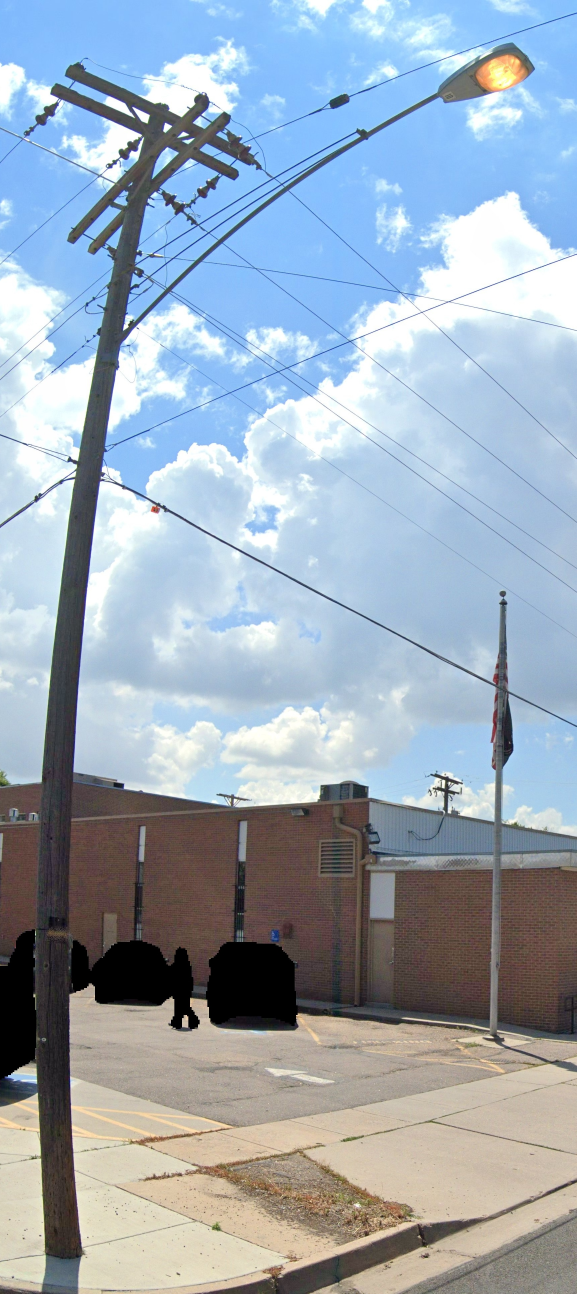
#> input picture street_view_insights/notebooks/Identify_lamp_make_model_from_RAG/data/test_dataset/o1_8db6de0ca7cd132513471b2d8c7fd44c_00250082.jpg, 1730 x 3881 px (shown at 1/3 size)
$ python -i images.py   (imports and definitions only)
#> lines starting #> are read from the running program, lines starting #| are printed output that depends on the picture
### street_view_insights/panoramic/svi_geo/svi_geo/data.py
"""Guarded BigQuery access to the Street View Insights pano views, plus GCS path derivation.

Rules enforced here:
* Only `pano_observations_latest` / `pano_observations_all` of an allow-listed dataset
  (`imagery_insights___us`, plus `$SVI_ALLOWED_DATASETS`) in any project may be queried.
* Every query is dry-run first (no cache) and refused above `max_bytes` (<= 2 GB); the real
  run sets `maximum_bytes_billed`.
* SQL must be parameterised (`@name` + ScalarQueryParameter); `{`/`}` are rejected so
  f-string-built SQL cannot slip through.
* `gcs_uri` is never selected with the metadata: selecting it costs ~1.9 GB on these views.
  The URI is derived from `gs://<bucket>/<snapshot_id>/v0/<observation_id>.jpg`.
"""

from __future__ import annotations

import datetime as dt
import hashlib
import json
import os
import re
import time
from collections.abc import Callable, Mapping, Sequence
from pathlib import Path
from typing import Any

import numpy as np
import pandas as pd
from google.cloud import bigquery

from svi_geo import rosette

PROJECT = "imagery-insights-sandbox"
DATASET = "imagery_insights___us"
PANO_LATEST = f"{PROJECT}.{DATASET}.pano_observations_latest"
PANO_ALL = f"{PROJECT}.{DATASET}.pano_observations_all"
SNAP_TABLE = f"{PROJECT}.{DATASET}.snapshots"
CROPPED_ASSETS_LATEST = f"{PROJECT}.{DATASET}.cropped_assets_latest"
FULL_FRAME_ASSETS_LATEST = f"{PROJECT}.{DATASET}.full_frame_assets_latest"
FORBIDDEN_MARKERS = (
    "full_frame_observations",
    "cropped_observations",
    "all_observations",
    "all_assets",
)
PANO_VIEWS = (
    "pano_observations_latest",
    "pano_observations_all",
    "snapshots",
    "cropped_assets_latest",
    "full_frame_assets_latest",
)
ALLOWED_TABLES = frozenset(
    {
        PANO_LATEST,
        PANO_ALL,
        SNAP_TABLE,
        CROPPED_ASSETS_LATEST,
        FULL_FRAME_ASSETS_LATEST,
    }
)
HARD_MAX_BYTES = 2_000_000_000
MAX_UNNEST_POINTS = 5000
BYTES_MANIFEST_PATH = Path(__file__).resolve().parent.parent / "data" / "bytes_manifest.json"
TEMPLATE_CEILINGS_BYTES: dict[str, int] = {
    "rosette_sql": 1_950_000_000,
    "rosette_target_sql": 1_950_000_000,
    "snapshot_catalog_sql": 1_000_000,
    "cluster_points_sql": 0,
    "repeat_pairs_sql": 1_450_000_000,
    "coverage_sql": 1_100_000_000,
    "tracks_sql": 1_500_000_000,
    "multi_aoi_sql": 1_750_000_000,
    "assets_in_aoi_sql": 100_000_000,
    "skill_coords_sql": 1_850_000_000,
    "skill_id_sql": 1_850_000_000,
}
# Imagery Insights datasets whose pano views may be queried. Extend with the comma-separated
# environment variable SVI_ALLOWED_DATASETS (e.g. a dataset linked in another region).
DEFAULT_ALLOWED_DATASETS = (DATASET,)
_IDENT_RE = re.compile(r"^[A-Za-z0-9][A-Za-z0-9_\-]*$")


def allowed_datasets(env: Mapping[str, str] | None = None) -> tuple[str, ...]:
    """DEFAULT_ALLOWED_DATASETS plus the validated names in $SVI_ALLOWED_DATASETS."""
    env = os.environ if env is None else env
    extra = [d.strip() for d in env.get("SVI_ALLOWED_DATASETS", "").split(",") if d.strip()]
    for d in extra:
        if not _IDENT_RE.match(d):
            raise ValueError(f"invalid dataset in SVI_ALLOWED_DATASETS: {d!r}")
    return tuple(dict.fromkeys([*DEFAULT_ALLOWED_DATASETS, *extra]))


class QueryTooExpensive(RuntimeError):
    """Dry run exceeded the byte cap; the real query was not executed."""


class DisallowedTable(ValueError):
    """SQL referenced a table outside the pano allow-list."""


class UnsafeSql(ValueError):
    """SQL looks string-formatted (contains braces)."""


def is_pano_table(name: str, datasets: Sequence[str] | None = None) -> bool:
    """True for `<project>.<dataset>.<view>` with an allow-listed dataset and view."""
    datasets = allowed_datasets() if datasets is None else datasets
#> further down, picture is the input picture: shape (3881, 1730, 3); mean B, G, R 183.1, 169.7, 156
    parts = (name or "").split(".")
    return (
        len(parts) == 3
        and bool(_IDENT_RE.match(parts[0]))
        and parts[1] in datasets
        and parts[2] in PANO_VIEWS
    )


# [26 lines left out: functions pano_table, pano_tables, not called in this run]


_TABLE_TOKEN = re.compile(r"`([^`]+)`|\b(?:FROM|JOIN)\s+([A-Za-z0-9_\-]+\.[A-Za-z0-9_\-.]+)", re.I)


# [47 lines left out: functions referenced_tables, assert_allowed_table, _param, not called in this run]


QueryParam = bigquery.ScalarQueryParameter | bigquery.ArrayQueryParameter
Params = Mapping[str, Any] | Sequence[QueryParam]


# [57 lines left out: functions build_params, aoi_array_param, named_aoi_array_param, _param_key, not called in this run]


class QueryRunner:
    """Dry-run-first, byte-capped, allow-listed BigQuery runner."""

    # [159 lines left out: functions __init__, dry_run, run, last_cost, _cache_file, _check, not called in this run]


# --------------------------------------------------------------------------- Canonical SQL (§2)

_ROSETTE_SQL_TEMPLATE = """
WITH frames AS (
  SELECT capture_id, pano_id, snapshot_id, capture_time, map_url,
         ST_GEOGPOINT(capture_location.longitude, capture_location.latitude) AS geog,
         CAST(REGEXP_EXTRACT(observation_id, r'_(\\d)(?::|$)') AS INT64) AS k,
         observation_id,
         camera_pose.heading AS heading, camera_pose.pitch AS pitch, camera_pose.roll AS roll,
         camera_pose.altitude AS cam_alt,
         camera_pose.latitude AS cam_lat, camera_pose.longitude AS cam_lng
  FROM `__TABLE__`
  WHERE ST_DWITHIN(ST_GEOGPOINT(capture_location.longitude, capture_location.latitude),
                   ST_GEOGPOINT(@lng, @lat), @radius_m)
    AND (@snapshot_id IS NULL OR snapshot_id = @snapshot_id)
    AND (@include_unpublished OR pano_id IS NOT NULL)
    AND (@t_start IS NULL OR capture_time >= @t_start)
    AND (@t_end IS NULL OR capture_time < @t_end)
),
rosettes AS (
  SELECT capture_id, snapshot_id,
         ANY_VALUE(pano_id) AS pano_id, MIN(capture_time) AS capture_time,
         ANY_VALUE(geog) AS geog, ANY_VALUE(map_url) AS map_url, ANY_VALUE(cam_alt) AS cam_alt,
         ARRAY_AGG(STRUCT(k, observation_id, heading, pitch, roll, cam_lat, cam_lng) ORDER BY k) AS cams,
         COUNT(*) AS n_frames
  FROM frames GROUP BY capture_id, snapshot_id
),
seq AS (
  SELECT *, LAG(geog) OVER w AS g_prev, LAG(capture_time) OVER w AS t_prev, LEAD(geog) OVER w AS g_next
  FROM rosettes WINDOW w AS (PARTITION BY snapshot_id ORDER BY capture_time, capture_id)
),
brk AS (
  SELECT *, IF(g_prev IS NULL OR TIMESTAMP_DIFF(capture_time, t_prev, MILLISECOND) > @max_dt_ms
                OR ST_DISTANCE(geog, g_prev) > @max_step_m, 1, 0) AS is_break,
         ST_AZIMUTH(geog, g_next) AS az_next, ST_AZIMUTH(g_prev, geog) AS az_prev
  FROM seq
),
isl AS (
  SELECT *, CONCAT(SUBSTR(snapshot_id, 1, 8), '_', CAST(SUM(is_break) OVER
              (PARTITION BY snapshot_id ORDER BY capture_time, capture_id) AS STRING)) AS seq_id
  FROM brk
)
SELECT capture_id, pano_id, snapshot_id, capture_time, map_url, cam_alt, n_frames, cams,
       ST_Y(geog) AS lat, ST_X(geog) AS lng, ST_ASTEXT(geog) AS wkt, seq_id,
       ROW_NUMBER() OVER (PARTITION BY seq_id ORDER BY capture_time, capture_id) AS seq_idx,
       IF(is_break = 1, NULL, ST_DISTANCE(geog, g_prev)) AS step_m,
       SUM(IF(is_break = 1, 0, ST_DISTANCE(geog, g_prev))) OVER (PARTITION BY seq_id ORDER BY capture_time, capture_id) AS cum_m,
       MOD(CAST(ROUND(COALESCE(az_next, az_prev) * 180 / ACOS(-1)) AS INT64) + 360, 360) AS travel_deg,
       ST_GEOHASH(geog, 7) AS gh7__TARGET_COLS__
FROM isl ORDER BY snapshot_id, capture_time, capture_id
"""

_ROSETTE_TARGET_COLS = """,
       ST_DISTANCE(geog, ST_GEOGPOINT(COALESCE(@tlng, @lng), COALESCE(@tlat, @lat))) AS target_dist_m,
       ROUND(ST_AZIMUTH(geog, ST_GEOGPOINT(COALESCE(@tlng, @lng), COALESCE(@tlat, @lat))) * 180 / ACOS(-1), 3) AS target_bearing_deg,
       (SELECT AS STRUCT c.k, c.observation_id, c.heading,
               ABS(MOD(CAST(ROUND(c.heading - (ST_AZIMUTH(geog, ST_GEOGPOINT(COALESCE(@tlng, @lng), COALESCE(@tlat, @lat))) * 180 / ACOS(-1))) AS INT64) + 540, 360) - 180) AS off_axis_deg
        FROM UNNEST(cams) AS c WHERE c.k < 6 ORDER BY off_axis_deg LIMIT 1) AS best_cam"""


def rosette_sql(table: str = PANO_LATEST, *, include_target: bool = False) -> str:
    """Canonical capture_id-keyed rosette query with SQL-side sequences, bearings and cams."""
    if not is_pano_table(table):
        raise DisallowedTable(table)
    target_cols = _ROSETTE_TARGET_COLS if include_target else ""
    return _ROSETTE_SQL_TEMPLATE.replace("__TABLE__", table).replace("__TARGET_COLS__", target_cols)


ROSETTE_SQL = rosette_sql(PANO_LATEST)


# [31 lines left out: function rosette_params, not called in this run]


_SNAPSHOT_CATALOG_TEMPLATE = """
SELECT snapshot_id, subscription_id, creation_time,
       TIMESTAMP_ADD(creation_time, INTERVAL 35 DAY) AS expires_about,
       ARRAY_TO_STRING(product_types, ',') AS tiers
FROM `__TABLE__`
WHERE 'SV_PANO' IN UNNEST(product_types)
ORDER BY creation_time DESC
"""


# [63 lines left out: functions snapshot_catalog_sql, summarize_snapshots, not called in this run]


_CLUSTER_POINTS_SQL = """
SELECT p.entity_id, p.cls, p.lat, p.lng,
       ST_CLUSTERDBSCAN(ST_GEOGPOINT(p.lng, p.lat), @eps_m, @min_pts) OVER (PARTITION BY p.cls) AS cluster_id
FROM UNNEST(@points) AS p
ORDER BY p.cls, cluster_id, p.entity_id
"""


def cluster_points_sql() -> str:
    """Table-free ST_CLUSTERDBSCAN query over UNNEST(@points) (0 bytes scanned)."""
    return _CLUSTER_POINTS_SQL


# [24 lines left out: function cluster_points_params, not called in this run]


_REPEAT_PAIRS_TEMPLATE = """
WITH p AS (
  SELECT capture_id, snapshot_id, MIN(capture_time) AS t, DATE(MIN(capture_time)) AS d,
         ANY_VALUE(ST_GEOGPOINT(capture_location.longitude, capture_location.latitude)) AS g
  FROM `__TABLE__`
  WHERE ST_DWITHIN(ST_GEOGPOINT(capture_location.longitude, capture_location.latitude),
                   ST_GEOGPOINT(@lng, @lat), @radius_m)
  GROUP BY capture_id, snapshot_id
),
pairs AS (
  SELECT a.capture_id AS a_id, b.capture_id AS b_id,
         a.snapshot_id AS a_snapshot_id, b.snapshot_id AS b_snapshot_id,
         a.d AS a_day, b.d AS b_day,
         ST_DISTANCE(a.g, b.g) AS sep_m, DATE_DIFF(b.d, a.d, DAY) AS days_apart,
         ROW_NUMBER() OVER (PARTITION BY a.capture_id, b.d ORDER BY ST_DISTANCE(a.g, b.g)) AS rn
  FROM p AS a JOIN p AS b
    ON a.d < b.d AND ST_DWITHIN(a.g, b.g, @pair_m)
)
SELECT a_id, b_id, a_snapshot_id, b_snapshot_id, a_day, b_day, days_apart, sep_m
FROM pairs WHERE rn = 1
ORDER BY a_day, b_day, sep_m
"""


# [20 lines left out: functions repeat_pairs_sql, repeat_pairs_params, not called in this run]


_COVERAGE_TEMPLATE = """
WITH p AS (
  SELECT capture_id, MIN(capture_time) AS t,
         ANY_VALUE(ST_GEOGPOINT(capture_location.longitude, capture_location.latitude)) AS g
  FROM `__TABLE__`
  WHERE capture_location.latitude BETWEEN @lat_min AND @lat_max
    AND capture_location.longitude BETWEEN @lng_min AND @lng_max
  GROUP BY capture_id
)
SELECT ST_GEOHASH(g, 6) AS gh6, COUNT(*) AS rosettes, COUNT(DISTINCT DATE(t)) AS capture_days,
       MIN(t) AS t_min, MAX(t) AS t_max, ST_ASTEXT(ST_CENTROID_AGG(g)) AS centroid_wkt
FROM p GROUP BY gh6 HAVING rosettes >= @min_rosettes
ORDER BY capture_days DESC, rosettes DESC LIMIT 200
"""


# [22 lines left out: functions coverage_sql, coverage_params, not called in this run]


_TRACKS_TEMPLATE = """
WITH rosettes AS (
  SELECT capture_id, snapshot_id,
         ANY_VALUE(pano_id) AS pano_id, MIN(capture_time) AS capture_time,
         ANY_VALUE(ST_GEOGPOINT(capture_location.longitude, capture_location.latitude)) AS geog
  FROM `__TABLE__`
  WHERE ST_DWITHIN(ST_GEOGPOINT(capture_location.longitude, capture_location.latitude),
                   ST_GEOGPOINT(@lng, @lat), @radius_m)
    AND (@include_unpublished OR pano_id IS NOT NULL)
  GROUP BY capture_id, snapshot_id
),
seq AS (
  SELECT *, LAG(geog) OVER w AS g_prev, LAG(capture_time) OVER w AS t_prev
  FROM rosettes WINDOW w AS (PARTITION BY snapshot_id ORDER BY capture_time, capture_id)
),
brk AS (
  SELECT *, IF(g_prev IS NULL OR TIMESTAMP_DIFF(capture_time, t_prev, MILLISECOND) > @max_dt_ms
                OR ST_DISTANCE(geog, g_prev) > @max_step_m, 1, 0) AS is_break
  FROM seq
),
isl AS (
  SELECT *, CONCAT(SUBSTR(snapshot_id, 1, 8), '_', CAST(SUM(is_break) OVER
              (PARTITION BY snapshot_id ORDER BY capture_time, capture_id) AS STRING)) AS seq_id
  FROM brk
)
SELECT seq_id, COUNT(*) AS n_rosettes, COUNTIF(pano_id IS NULL) AS n_null_pano_id,
       MIN(capture_time) AS t0, DATE(MIN(capture_time)) AS capture_day,
       ST_LENGTH(ST_MAKELINE(ARRAY_AGG(geog ORDER BY capture_time, capture_id))) AS len_m,
       ST_ASGEOJSON(ST_MAKELINE(ARRAY_AGG(geog ORDER BY capture_time, capture_id))) AS track_geojson
FROM isl GROUP BY seq_id HAVING n_rosettes >= 2 ORDER BY n_rosettes DESC
"""


# [24 lines left out: functions tracks_sql, tracks_params, not called in this run]


_MULTI_AOI_ROSETTE_TEMPLATE = """
WITH frames AS (
  SELECT capture_id, pano_id, snapshot_id, capture_time, observation_id,
         ST_GEOGPOINT(capture_location.longitude, capture_location.latitude) AS geog,
         CAST(REGEXP_EXTRACT(observation_id, r'_(\\d)(?::|$)') AS INT64) AS k,
         camera_pose.heading AS heading, camera_pose.pitch AS pitch, camera_pose.roll AS roll,
         camera_pose.altitude AS cam_alt,
         camera_pose.latitude AS cam_lat, camera_pose.longitude AS cam_lng,
         (SELECT a.name FROM UNNEST(@aois) AS a
          WHERE ST_DWITHIN(ST_GEOGPOINT(capture_location.longitude, capture_location.latitude),
                           ST_GEOGPOINT(a.lng, a.lat), @radius_m) LIMIT 1) AS aoi
  FROM `__TABLE__`
  WHERE (@include_unpublished OR pano_id IS NOT NULL)
)
SELECT aoi, capture_id, ANY_VALUE(pano_id) AS pano_id, snapshot_id, MIN(capture_time) AS capture_time,
       ANY_VALUE(cam_alt) AS cam_alt,
       ST_Y(ANY_VALUE(geog)) AS lat, ST_X(ANY_VALUE(geog)) AS lng,
       ST_ASTEXT(ANY_VALUE(geog)) AS wkt,
       ST_GEOHASH(ANY_VALUE(geog), 7) AS gh7,
       ARRAY_AGG(STRUCT(k, observation_id, heading, pitch, roll, cam_lat, cam_lng) ORDER BY k) AS cams
FROM frames WHERE aoi IS NOT NULL
GROUP BY aoi, capture_id, snapshot_id
"""


# [18 lines left out: functions multi_aoi_sql, multi_aoi_rosette_params, not called in this run]


_ASSETS_IN_AOI_TEMPLATE = """
SELECT asset_id, asset_type, location.latitude AS lat, location.longitude AS lng, detection_time,
       ST_ASTEXT(ST_GEOGPOINT(location.longitude, location.latitude)) AS wkt,
       ST_DISTANCE(ST_GEOGPOINT(location.longitude, location.latitude), ST_GEOGPOINT(@lng, @lat)) AS dist_m
FROM `__TABLE__`
WHERE ST_DWITHIN(ST_GEOGPOINT(location.longitude, location.latitude), ST_GEOGPOINT(@lng, @lat), @radius_m)
ORDER BY dist_m
"""


# [15 lines left out: functions assets_in_aoi_sql, assets_in_aoi_params, not called in this run]


_SKILL_FIELDS = """
  capture_id, pano_id, observation_id, snapshot_id, capture_time,
  capture_location.latitude AS lat, capture_location.longitude AS lng,
  camera_pose.heading AS heading, camera_pose.pitch AS pitch, camera_pose.roll AS roll"""

_SKILL_COORDS_TEMPLATE = (
    "SELECT"
    + _SKILL_FIELDS
    + """
FROM `__TABLE__`
WHERE ST_DWITHIN(ST_GEOGPOINT(capture_location.longitude, capture_location.latitude),
                 ST_GEOGPOINT(@lng, @lat), @radius_m)
"""
)

_SKILL_ID_TEMPLATE = (
    """WITH hit AS (
  SELECT capture_location.latitude AS lat, capture_location.longitude AS lng
  FROM `__TABLE__`
  WHERE observation_id = @id OR capture_id = @id OR pano_id = @id
  LIMIT 1
)
SELECT hit.lat AS hit_lat, hit.lng AS hit_lng,"""
    + _SKILL_FIELDS
    + """
FROM `__TABLE__`, hit
WHERE ST_DWITHIN(ST_GEOGPOINT(capture_location.longitude, capture_location.latitude),
                 ST_GEOGPOINT(hit.lng, hit.lat), @radius_m)
"""
)


# [118 lines left out: functions skill_coords_sql, skill_id_sql, compute_bytes_manifest, not called in this run]


# --------------------------------------------------------------------------- Legacy frame SQL

_PANO_META_TEMPLATE = """
SELECT
  capture_id,
  pano_id,
  observation_id,
  snapshot_id,
  capture_time,
  capture_location.latitude AS lat,
  capture_location.longitude AS lng,
  camera_pose.heading AS heading,
  camera_pose.pitch AS pitch,
  camera_pose.roll AS roll,
  camera_pose.latitude AS cam_lat,
  camera_pose.longitude AS cam_lng,
  camera_pose.altitude AS cam_alt
FROM `__TABLE__`
WHERE (@include_unpublished OR pano_id IS NOT NULL)
  AND (@snapshot_id IS NULL OR snapshot_id = @snapshot_id)
  AND (@radius_m IS NULL OR ST_DWITHIN(
        ST_GEOGPOINT(capture_location.longitude, capture_location.latitude),
        ST_GEOGPOINT(@lng, @lat), @radius_m))
  AND (@sample_mod IS NULL OR MOD(ABS(FARM_FINGERPRINT(COALESCE(capture_id, pano_id, observation_id))), @sample_mod) = @sample_rem)
  AND (@t_start IS NULL OR capture_time >= @t_start)
  AND (@t_end IS NULL OR capture_time < @t_end)
"""


def pano_meta_sql(table: str = PANO_LATEST) -> str:
    """Metadata-only pano query (no gcs_uri) for an allow-listed table."""
    if not is_pano_table(table):
        raise DisallowedTable(table)
    return _PANO_META_TEMPLATE.replace("__TABLE__", table)


PANO_META_SQL = pano_meta_sql(PANO_LATEST)


# [24 lines left out: function pano_meta_params, not called in this run]


_MULTI_AOI_TEMPLATE = """
SELECT
  capture_id,
  pano_id,
  observation_id,
  snapshot_id,
  capture_time,
  capture_location.latitude AS lat,
  capture_location.longitude AS lng,
  camera_pose.heading AS heading,
  camera_pose.pitch AS pitch,
  camera_pose.roll AS roll,
  camera_pose.latitude AS cam_lat,
  camera_pose.longitude AS cam_lng,
  camera_pose.altitude AS cam_alt
FROM `__TABLE__`
WHERE (@include_unpublished OR pano_id IS NOT NULL)
  AND EXISTS (
    SELECT 1 FROM UNNEST(@aois) AS a
    WHERE ST_DWITHIN(
      ST_GEOGPOINT(capture_location.longitude, capture_location.latitude),
      ST_GEOGPOINT(a.lng, a.lat), @radius_m))
"""


# [36 lines left out: functions multi_aoi_meta_sql, multi_aoi_params, assign_nearest_aoi, not called in this run]


# --------------------------------------------------------------------------- GCS paths

DEFAULT_QUERY_CACHE = Path.home() / ".cache" / "svi_geo" / "bq"


# [155 lines left out: functions gcs_uri_for, split_gcs_uri, ensure_capture_id, frames_from_rosettes, normalize_frames, panos_from_frames, not called in this run]


rosettes_from_frames = panos_from_frames


# [60 lines left out: functions attach_target_framing, select_by_spacing, not called in this run]


def make_bigquery_client(project: str = PROJECT, credentials: Any = None) -> bigquery.Client:
    return bigquery.Client(project=project, credentials=credentials)

### street_view_insights/panoramic/svi_geo/svi_geo/images.py
"""Frame download + decoding helpers (user credentials, optional short-lived disk cache).

Frames are always downloaded with the caller's own credentials (`download_as_bytes`) and
later sent to Gemini inline; nothing here grants or relies on service-agent bucket access.
"""

from __future__ import annotations

import hashlib
import os
import time
from collections.abc import Callable
from concurrent.futures import ThreadPoolExecutor
from pathlib import Path
from typing import Any, Protocol

import cv2
import numpy as np
from google.api_core import exceptions as gexc

from svi_geo.data import split_gcs_uri

DEFAULT_FRAME_CACHE = Path.home() / ".cache" / "svi_geo" / "frames"
# Frames are licensed imagery: a local copy is only a short-lived working cache.
DEFAULT_CACHE_TTL_S = 86_400

_TRANSIENT = (
    gexc.ServiceUnavailable,
    gexc.TooManyRequests,
    gexc.InternalServerError,
    gexc.GatewayTimeout,
    # Observed spuriously when many threads refresh a gcloud-token credential at once.
    gexc.Unauthorized,
    ConnectionError,
    TimeoutError,
)


# [6 lines left out: function is_transient, not called in this run]


class ImageFetcher(Protocol):
    def fetch(self, uri: str) -> bytes: ...


class GcsImageFetcher:
    """Download `gs://` objects as bytes with the user's credentials.

    Disk caching is opt-in (`cache_dir`, e.g. `DEFAULT_FRAME_CACHE`). A cached frame older
    than `cache_ttl_s` is downloaded again, and `purge_expired()` deletes stale files."""

    # [30 lines left out: functions __init__, _cache_path, cached_content_hash, not called in this run]

    def _fresh(self, path: Path) -> bool:
        return self._clock() - path.stat().st_mtime <= self.cache_ttl_s

    # [53 lines left out: functions purge_expired, fetch, iter_fetch_many, fetch_many, not called in this run]

    def exists(self, uri: str) -> bool:
        bucket, name = split_gcs_uri(uri)
        return bool(self.client.bucket(bucket).blob(name).exists())


_REDUCED = {
    (0.5, False): cv2.IMREAD_REDUCED_COLOR_2,
    (0.5, True): cv2.IMREAD_REDUCED_GRAYSCALE_2,
    (0.25, False): cv2.IMREAD_REDUCED_COLOR_4,
    (0.25, True): cv2.IMREAD_REDUCED_GRAYSCALE_4,
}


# [36 lines left out: functions decode_scale_for_view, decode, not called in this run]


def clahe_lab(img: np.ndarray, clip: float = 2.0, tile: int = 8) -> np.ndarray:
    """Apply CLAHE on the L channel of CIE Lab (or directly on a grayscale image)."""
#> called with clip = 2, tile = 8
    arr = np.asarray(img, dtype=np.uint8)
    clahe = cv2.createCLAHE(clipLimit=float(clip), tileGridSize=(int(tile), int(tile)))
    if arr.ndim == 2:
        return clahe.apply(arr)
    lab = cv2.cvtColor(arr, cv2.COLOR_BGR2LAB)
#> lab: shape (3881, 1730, 3); mean of channels 0, 1, 2 174, 127.4, 120.2
    l_ch, a_ch, b_ch = cv2.split(lab)
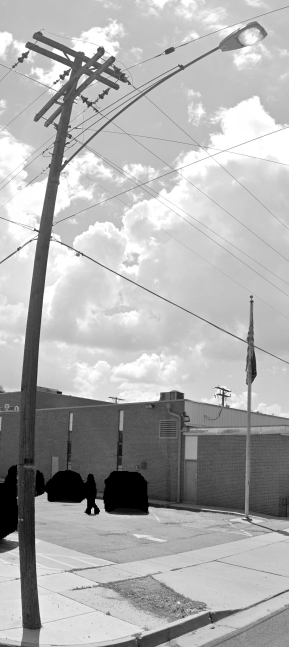
#> l_ch: shape (3881, 1730) (shown at 1/6 size); min 0, max 255, mean 174
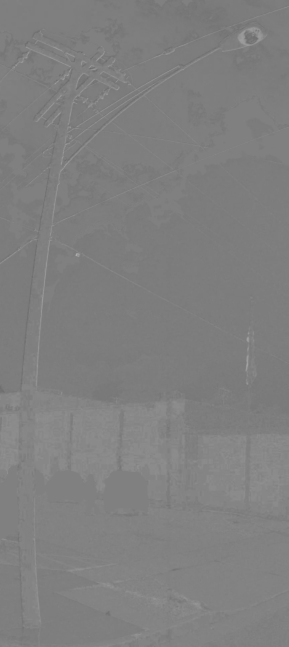
#> a_ch: shape (3881, 1730) (shown at 1/6 size); min 100, max 183, mean 127.4
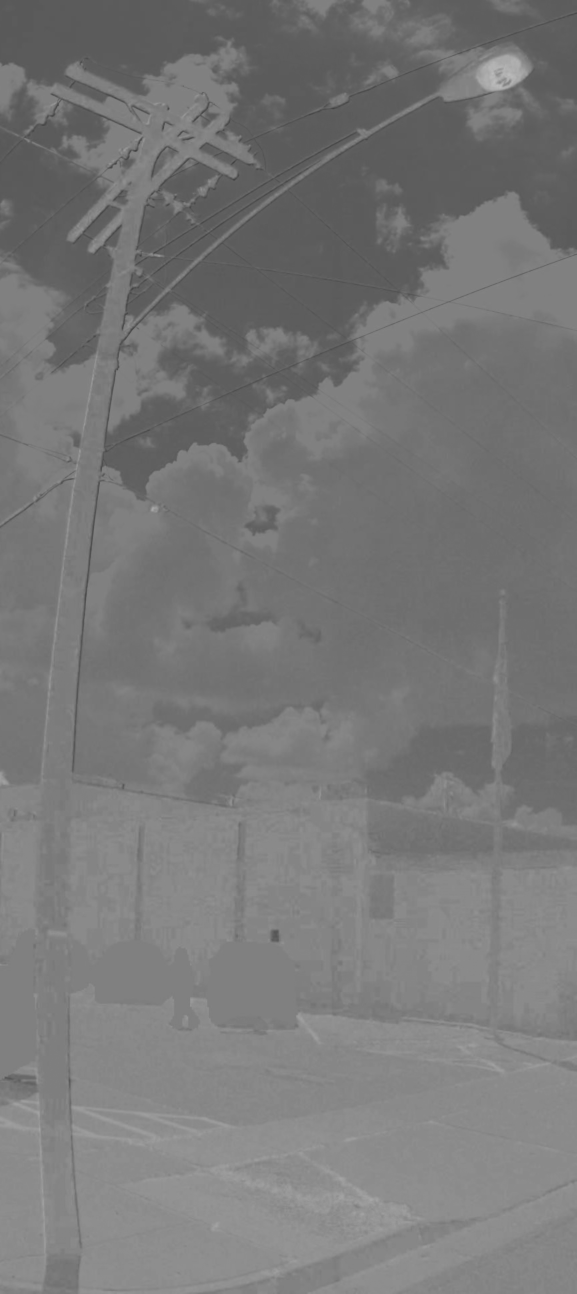
#> b_ch: shape (3881, 1730) (shown at 1/3 size); min 58, max 189, mean 120.2
    l_eq = clahe.apply(l_ch)
    return cv2.cvtColor(cv2.merge([l_eq, a_ch, b_ch]), cv2.COLOR_LAB2BGR)
#> (the rest of the program and of its run is left out)
